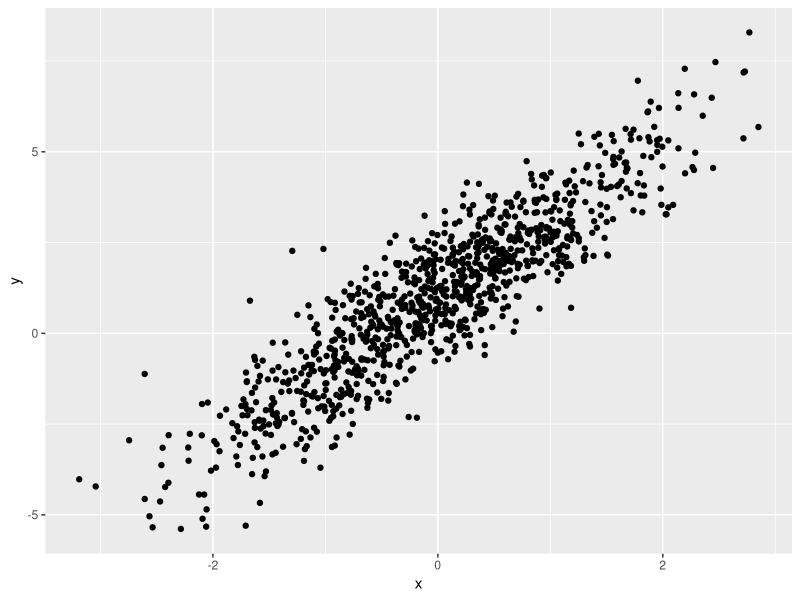
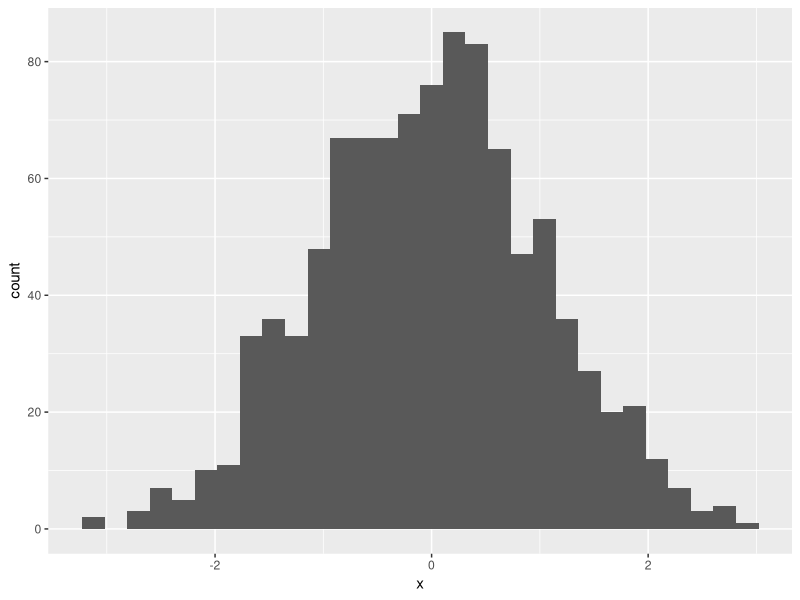

Reproduce these figures in R, in order.
## ---- chunk 1
library(tidyverse)
## ---- chunk 2
samp = rnorm(100)
length(samp)
## ---- chunk 3
plot_df = 
     tibble(
       x = rnorm(n=1000),
       y = 1 + 2*x + rnorm(n=1000)
     )
ggplot(plot_df,aes(x=x,y=y))+geom_point()
## ---- chunk 4
ggplot(plot_df,aes(x=x))+geom_histogram()
